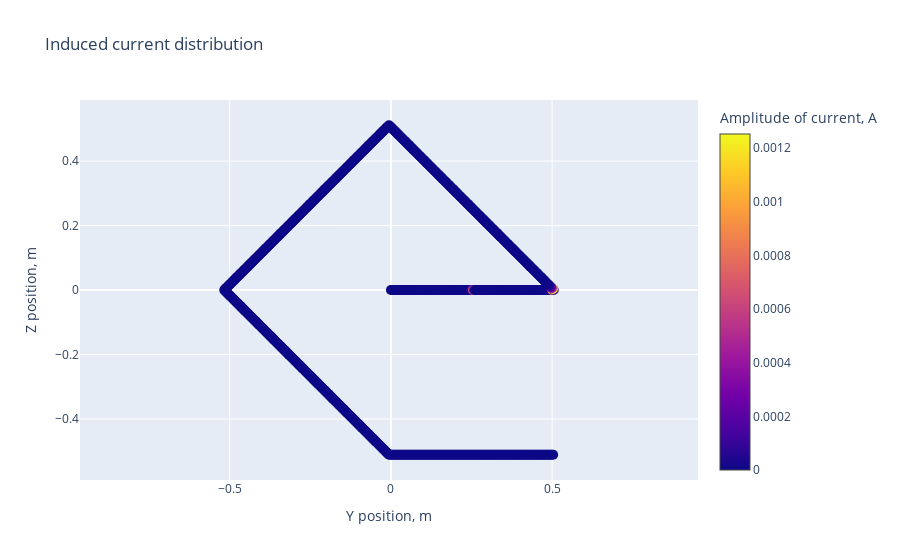

The code cell stored with this chart in its notebook:
### Code cell
rad = np.full(len(polychain)-1, radius)
ang = np.zeros(len(polychain)-1)
for i in range(len(polychain)-1):
    dy = polychain[i+1, 1] - polychain[i, 1]
    dx = polychain[i+1, 0] - polychain[i, 0]
    ang[i] = np.arctan2(dy, dx)
current = efie.calculate_currents(R_block=R_block, angles=ang, radii=rad, source_positions=test.source_position, incident_field=incident_voltage, frequency=frequency, delta_r=delta_r)
E_total, angles = efie.directional_pattern(current=current, R=R, delta_r=delta_r, frequency=frequency)
gm.dp(E_total, angles)
gm.current_disribution_together(R_block, current)
gm.current_distribution_2d(R, current)

### Figure 1 — Plotly figure (JSON) as saved in the notebook; plotly's stock layout.template omitted (floating-point values rounded to 4 significant figures; data arrays with more than 128 entries replaced by an {"elided": "..."} marker saying what was removed)
{"data": [{"marker": {"color": {"elided": "776 float values"}, "colorbar": {"title": {"text": "Amplitude of current, A"}}, "colorscale": [[0, "#0d0887"], [0.1111, "#46039f"], [0.2222, "#7201a8"], [0.3333, "#9c179e"], [0.4444, "#bd3786"], [0.5556, "#d8576b"], [0.6667, "#ed7953"], [0.7778, "#fb9f3a"], [0.8889, "#fdca26"], [1, "#f0f921"]], "showscale": true, "size": 10}, "mode": "markers", "name": "Точки", "type": "scatter", "x": {"elided": "776 float values"}, "y": {"elided": "776 float values"}}], "layout": {"title": {"text": "Induced current distribution"}, "xaxis": {"scaleanchor": "y", "title": {"text": "Y position, m"}}, "yaxis": {"scaleanchor": "x", "title": {"text": "Z position, m"}}}}
